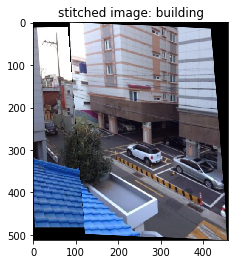
#> input picture Figures/Stitching/building.png, 238 x 264 px, given in place of roofs1_r.jpg, which was not available
$ python evalStitching.py
#> lines starting #> are read from the running program, lines starting #| are printed output that depends on the picture; pictures that were not available may be replaced by others from this repository, and a replacement may not be noted
### utils.py
import numpy as np
import os
import errno
import matplotlib.pyplot as plt
from skimage.feature import plot_matches


# [10 lines left out: function showMatches, not called in this run]


def imread(path):
    img = plt.imread(path).astype(float)
    #Remove alpha channel if it exists
    if img.ndim > 2 and img.shape[2] == 4:
        img = img[:, :, 0:3]
    #Puts images values in range [0,1]
    if img.max() > 1.0:
        img /= 255.0

    return img


# [41 lines left out: functions mkdir, gaussian, loG, not called in this run]

### detectBlobs.py
# This code is part of:
#
#   CMPSCI 670: Computer Vision
#   University of Massachusetts, Amherst
#   Instructor: Subhransu Maji
#

import numpy as np
import cv2
from scipy.ndimage.filters import convolve
from utils import loG
from scipy.ndimage.filters import generic_filter
from scipy.ndimage.filters import gaussian_laplace
from skimage.color import rgb2gray as rgb2gray

def func(values):
    return (values.argmax() == 13)
def detectBlobs(im, param=None):
    # Input:
    #   IM - input image
    #
    # Ouput:
    #   BLOBS - n x 5 array with blob in each row in (x, y, radius, angle, score)
    #
    # Dummy - returns a blob at the center of the image

    im =  rgb2gray(im)
    numLevels = 15
    k = 1.5
    sigma = 1.2
    threshold = 0.01
    blob = []
    scaleSigma = [(k**i)*sigma for i in range(15)]
    #print(scaleSigma[14])
    scaleSpace = np.zeros((im.shape[0], im.shape[1], numLevels))
    for key, val in enumerate(scaleSigma):
        # [4 lines of commented-out code are left out]
        squaredResponse = ((val**2)*gaussian_laplace(im,sigma=val,mode='constant', cval=0.0))**2
        scaleSpace[:,:,key] = squaredResponse
    out = generic_filter(scaleSpace, func, footprint=np.ones((3,3,3)), mode='constant', cval=0.0)
    max_ind = np.where(out)
    #print(max_ind[0].shape)
    #indexs = zip(max_ind[0], max_ind[1], max_ind[2])
    #print(indexs)
    temp = scaleSpace[max_ind] > threshold
    print(len(temp))
    #print(temp)
    for key,val in enumerate(temp):
        if val:
            x = max_ind[0][key]
            y = max_ind[1][key]
            n = max_ind[2][key]
            #print(n)
            blob.append((y, x, np.sqrt(2)*scaleSigma[n], 0, scaleSpace[x,y,n]))

    return np.asarray(blob)

### compute_sift.py
import numpy as np
import cv2
import matplotlib.pyplot as plt
from utils import imread
from skimage.color import rgb2gray
from skimage.feature import corner_orientations
from skimage.feature import hog

def compute_sift(I, circles, enlarge_factor=1.5):
# I - image
# circles - Nx4 array where N is the number of circles, where the
#    first column is the x-coordinate, the second column is the y-coordinate,
#    the third column is the radius and the fourth is the angle of the blob
# enlarge_factor is by how much to enarge the radius of the circle before
#    computing the descriptor (a factor of 1.5 or larger is usually necessary
#    for best performance)
# The output is an Nx128 array of SIFT descriptors
    print(circles.shape)
    sift = cv2.xfeatures2d.SIFT_create()
    angles = circles[:, 3]

    img_gray = (I.copy()*255.0).astype('uint8')

    kpts = []
    for i in xrange(angles.shape[0]):
        kpts.append(cv2.KeyPoint(circles[i, 0], circles[i, 1],
            _size=enlarge_factor*circles[i, 2],
            _angle=angles[i]))

    _, des = sift.compute(img_gray, kpts)
    return des


# [29 lines that do not run on import are left out]

### evalStitching.py
import numpy as np
import matplotlib.pyplot as plt
import os
from utils import imread
from utils import showMatches
from detectBlobs import detectBlobs
from compute_sift import compute_sift
from computeMatches import computeMatches
from ransac import ransac
from mergeImages import mergeImages
from skimage.color import rgb2gray as rgb2gray
import pdb
#Image directory
dataDir = os.path.join('..', 'data', 'stitching')

#Read input images
testExamples = ['hill', 'field', 'ledge', 'pier', 'river', 'roofs', 'building', 'uttower']
exampleIndex = 5
imageName1 = '{}1_r.jpg'.format(testExamples[exampleIndex])
imageName2 = '{}2_r.jpg'.format(testExamples[exampleIndex])

im1 = imread(os.path.join(dataDir, imageName1))
im2 = imread(os.path.join(dataDir, imageName2))
#> call 2 of imread, with path = '../data/stitching/roofs2_r.jpg'
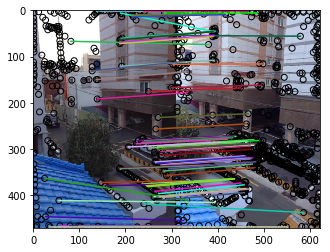
#> input picture Figures/Stitching/building_before.png, 330 x 252 px, given in place of roofs2_r.jpg, which was not available
print(im1.shape)
#| (264, 238, 3)
print(im2.shape)
#| (252, 330, 3)
#im1 =  rgb2gray(im1)
#im2 = rgb2gray(im2)

#Detect keypoints
blobs1 = detectBlobs(im1)
#> in detectBlobs, `im =  rgb2gray(im)`:
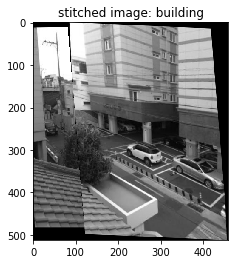
#> im: shape (264, 238) float64; min 0, max 1, mean 0.592
#> the loop in detectBlobs, `for key, val in enumerate(scaleSigma): #print(val) #kernel = loG(3*val..` made 15 passes
#> pass 1, in detectBlobs, `squaredResponse = ((val**2)*gaussian_laplace(im,sigma=val,mode='consta..`:
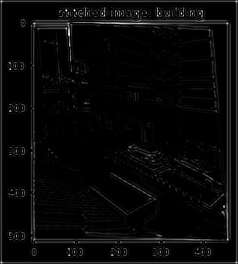
#> squaredResponse: shape (264, 238) float64; min 0, max 0.214, mean 0.0073; drawn with min black and max white
#> pass 3, in detectBlobs, `squaredResponse = ((val**2)*gaussian_laplace(im,sigma=val,mode='consta..`:
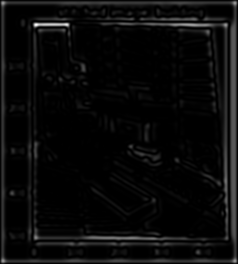
#> squaredResponse: shape (264, 238) float64; min 8.09e-12, max 0.293, mean 0.0123; drawn with min black and max white
#| 2333
#> the loop in detectBlobs, `for key,val in enumerate(temp):` made 2333 passes
#> (val, x, y, n) on passes 1 to 12: (True, 1, 1, 0), (True, 1, 236, 0), (True, 3, 69, 3), (True, 4, 4, 3), (True, 4, 79, 3), (True, 4, 93, 3), (True, 4, 110, 3), (True, 4, 125, 3), (True, 4, 133, 3), (True, 4, 166, 3), (True, 4, 179, 3), (True, 4, 192, 3)
#> (x, y, n) on passes 61 to 66: (10, 199, 0), (10, 226, 5), (11, 59, 0), (11, 70, 0), (11, 85, 0), (11, 89, 0)
#> after the loop in detectBlobs, `for key,val in enumerate(temp):`: blob = 1248 items, first 6: (1, 1, 1.7, 0, 0.184), (236, 1, 1.7, 0, 0.184), (69, 3, 5.73, 0, 0.094), (4, 4, 5.73, 0, 0.174), (79, 4, 5.73, 0, 0.105), (93, 4, 5.73, 0, 0.11)
#> blobs1 = 1248 rows, first 6: [1, 1, 1.7, 0, 0.184], [236, 1, 1.7, 0, 0.184], [69, 3, 5.73, 0, 0.094], [4, 4, 5.73, 0, 0.174], [79, 4, 5.73, 0, 0.105], [93, 4, 5.73, 0, 0.11]
blobs2 = detectBlobs(im2)
#> in detectBlobs (call 2), `im =  rgb2gray(im)`:
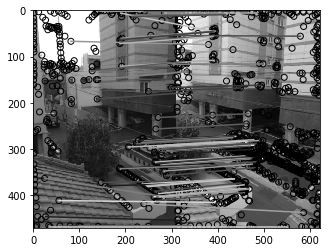
#> im: shape (252, 330) float64; min 0, max 1, mean 0.511
#> the loop in detectBlobs (call 2), `for key, val in enumerate(scaleSigma): #print(val) #kernel = loG(3*val..` made 15 passes
#> pass 1, in detectBlobs (call 2), `squaredResponse = ((val**2)*gaussian_laplace(im,sigma=val,mode='consta..`:
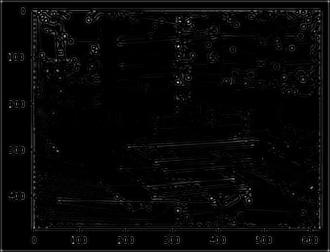
#> squaredResponse: shape (252, 330) float64; min 3.96e-14, max 0.255, mean 0.00697; drawn with min black and max white
#> pass 3, in detectBlobs (call 2), `squaredResponse = ((val**2)*gaussian_laplace(im,sigma=val,mode='consta..`:
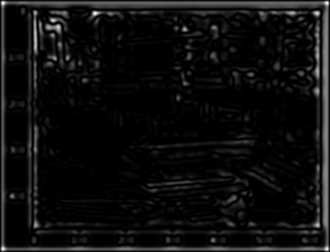
#> squaredResponse: shape (252, 330) float64; min 1.01e-13, max 0.179, mean 0.0101; drawn with min black and max white
#| 3791
#> the loop in detectBlobs (call 2), `for key,val in enumerate(temp):` made 3791 passes
#> (x, y, n) on passes 1 to 12: (1, 1, 0), (1, 328, 0), (2, 23, 2), (4, 4, 3), (4, 40, 3), (4, 59, 3), (4, 101, 3), (4, 113, 3), (4, 138, 3), (4, 208, 3), (4, 222, 3), (4, 265, 3)
#> x on pass 101: 12
#> after the loop in detectBlobs (call 2), `for key,val in enumerate(temp):`: blob = 2345 items, first 6: (1, 1, 1.7, 0, 0.184), (328, 1, 1.7, 0, 0.184), (23, 2, 3.82, 0, 0.0778), (4, 4, 5.73, 0, 0.174), (40, 4, 5.73, 0, 0.115), (59, 4, 5.73, 0, 0.136)
#> blobs2 = 2345 rows, first 6: [1, 1, 1.7, 0, 0.184], [328, 1, 1.7, 0, 0.184], [23, 2, 3.82, 0, 0.0778], [4, 4, 5.73, 0, 0.174], [40, 4, 5.73, 0, 0.115], [59, 4, 5.73, 0, 0.136]
print(blobs1.shape)
#| (1248, 5)
print(blobs2.shape)
#| (2345, 5)

#Compute SIFT features
sift1 = compute_sift(im1, blobs1[:, 0:4])
#| (1248, 4)
#> in compute_sift, `angles = circles[:, 3]`: angles = 1248 values from 0 to 0
#> after the loop in compute_sift, `for i in xrange(angles.shape[0]):`: kpts = []
#> (the run stopped early here; a loop or call above may not have finished)
